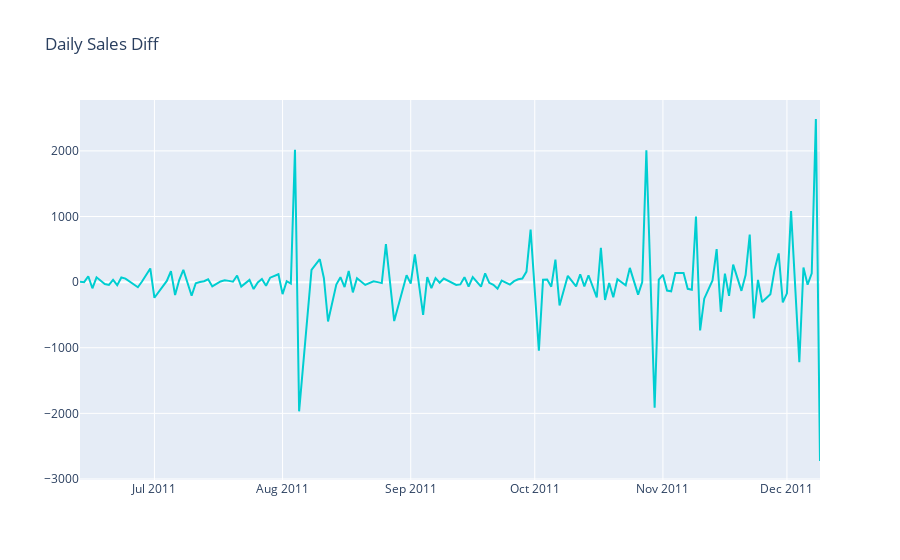

The notebook cell this image was saved under:
### Code cell
#plot sales diff
plot_data = [
    go.Scatter(
        x=df2_diff['Date'],
        y=df2_diff['Diff'],
        line_color = 'darkturquoise'
    )
]
plot_layout = go.Layout(
        title='Daily Sales Diff'
    )
fig = go.Figure(data=plot_data, layout=plot_layout)
pyoff.iplot(fig)

### Figure 1 — Plotly figure (JSON) as saved in the notebook; plotly's stock layout.template omitted (floating-point values rounded to 4 significant figures; data arrays with more than 128 entries replaced by an {"elided": "..."} marker saying what was removed)
{"data": [{"line": {"color": "darkturquoise"}, "type": "scatter", "x": {"elided": "148 str values"}, "y": {"elided": "148 int values"}}], "layout": {"title": {"text": "Daily Sales Diff"}}}
